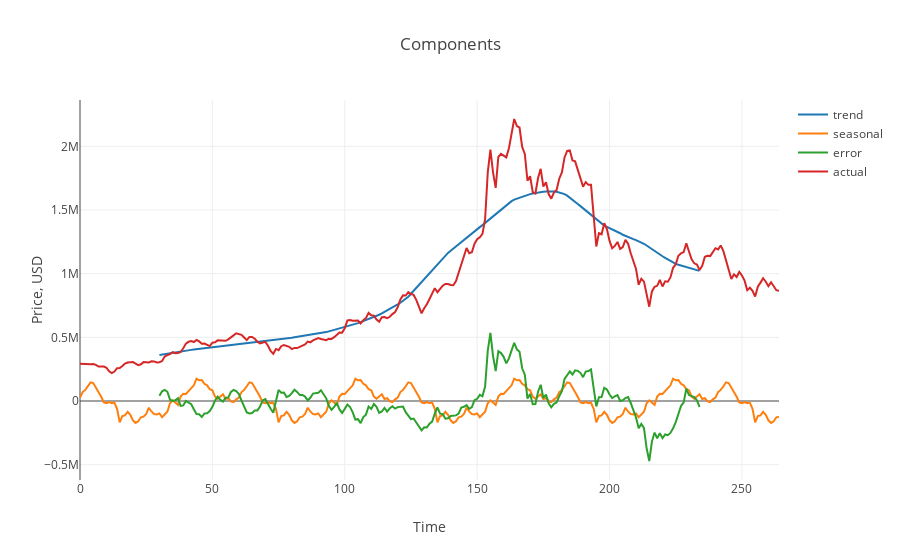

The notebook cell this image was saved under:
### Markdown cell above
### Trend, seasonality and residue

### Code cell
dataset = daily.reset_index()
dataset['date'] = pd.to_datetime(dataset['date'])
dataset = dataset.set_index('date')

af.plot_comp(af.trend(dataset,'weighted_price'),
          af.seasonal(dataset,'weighted_price'),
          af.residue(dataset,'weighted_price'),
          af.actual(dataset,'weighted_price'))

### Figure 1 — Plotly figure (JSON) as saved in the notebook; plotly's stock layout.template omitted (floating-point values rounded to 4 significant figures; data arrays with more than 128 entries replaced by an {"elided": "..."} marker saying what was removed)
{"data": [{"mode": "lines", "name": "trend", "type": "scatter", "x": {"elided": "265 int values"}, "y": {"elided": "265 float values"}}, {"mode": "lines", "name": "seasonal", "type": "scatter", "x": {"elided": "265 int values"}, "y": {"elided": "265 float values"}}, {"mode": "lines", "name": "error", "type": "scatter", "x": {"elided": "265 int values"}, "y": {"elided": "265 float values"}}, {"mode": "lines", "name": "actual", "type": "scatter", "x": {"elided": "265 int values"}, "y": {"elided": "265 float values"}}], "layout": {"title": "Components", "xaxis": {"title": "Time"}, "yaxis": {"title": "Price, USD"}}}
